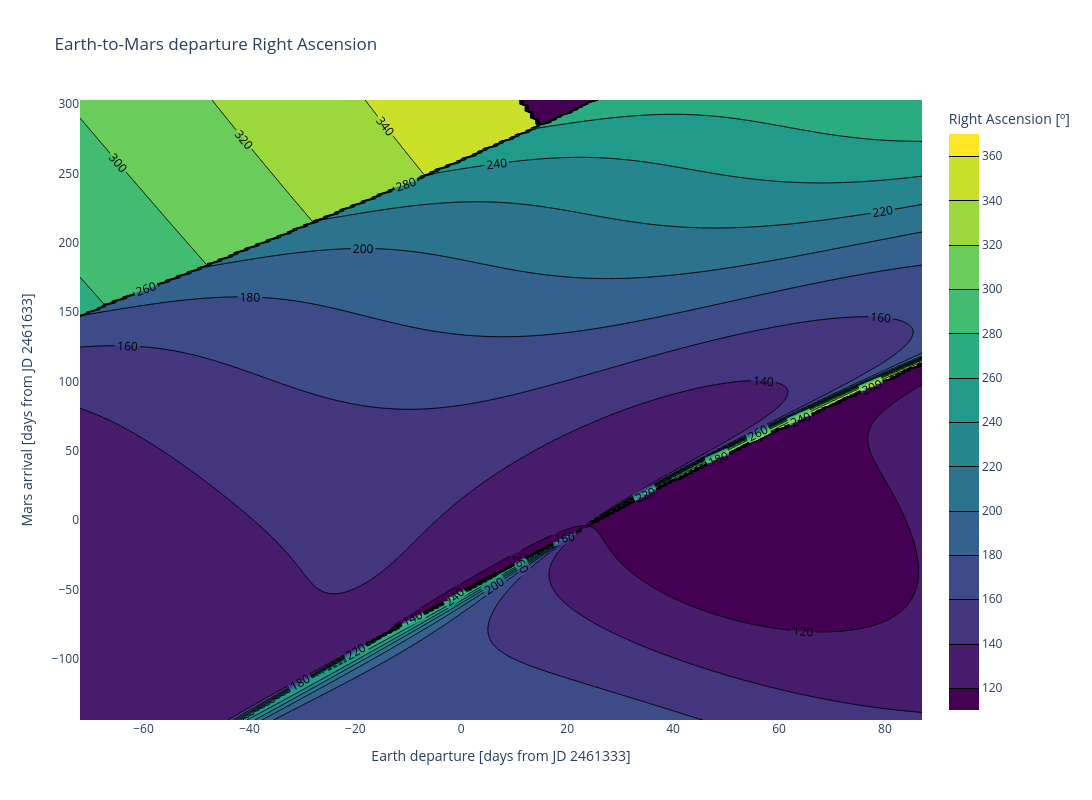

Notebook cell for this chart:
### Markdown cell above
### Part c

### Code cell
fig = go.Figure(go.Contour(
    x=t_dep_jd - T_DEP_NOMINAL_JD,
    y=t_arr_jd - T_ARR_NOMINAL_JD,
    z=rla_grid.T,
    contours={"start": 120, "end": 360, "size": 20, "coloring": "fill", "showlabels": True},
    line={"width": 1, "smoothing": 0},
    colorscale="Viridis",
    connectgaps=False,
    colorbar={"title": "Right Ascension [º]"},
    hovertemplate="Departure offset: %{x} days<br>Arrival offset: %{y} days<br>RLA: %{z:.2f}º<extra></extra>",
))
fig.update_layout(
    title="Earth-to-Mars departure Right Ascension",
    xaxis_title=f"Earth departure [days from JD {T_DEP_NOMINAL_JD}]",
    yaxis_title=f"Mars arrival [days from JD {T_ARR_NOMINAL_JD}]",
    width=1200, height=800,
)
fig.show()
fig.write_image("plots_temp/earth-to-mars-rla.png", width=2000, height=1200, scale=2)

### Figure 1 — Plotly figure (JSON) as saved in the notebook; plotly's stock layout.template omitted (floating-point values rounded to 4 significant figures; data arrays with more than 128 entries replaced by an {"elided": "..."} marker saying what was removed)
{"data": [{"colorbar": {"title": {"text": "Right Ascension [º]"}}, "colorscale": [[0, "#440154"], [0.1111, "#482878"], [0.2222, "#3e4989"], [0.3333, "#31688e"], [0.4444, "#26828e"], [0.5556, "#1f9e89"], [0.6667, "#35b779"], [0.7778, "#6ece58"], [0.8889, "#b5de2b"], [1, "#fde725"]], "connectgaps": false, "contours": {"coloring": "fill", "end": 360, "showlabels": true, "size": 20, "start": 120}, "hovertemplate": "Departure offset: %{x} days<br>Arrival offset: %{y} days<br>RLA: %{z:.2f}º<extra></extra>", "line": {"smoothing": 0, "width": 1}, "type": "contour", "x": {"elided": "160 int values"}, "y": {"elided": "448 int values"}, "z": {"elided": "448x160 float values"}}], "layout": {"height": 800, "title": {"text": "Earth-to-Mars departure Right Ascension"}, "width": 1200, "xaxis": {"title": {"text": "Earth departure [days from JD 2461333]"}}, "yaxis": {"title": {"text": "Mars arrival [days from JD 2461633]"}}}}
